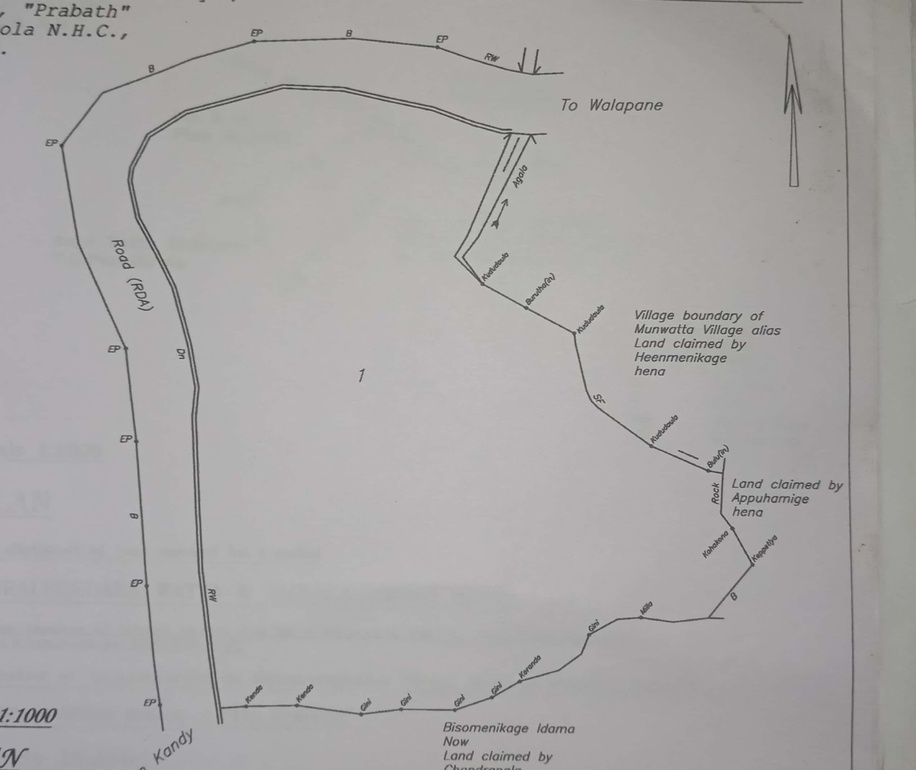
#> input picture images/plan (6).jpg, 916 x 770 px, shrunk from 2544 x 2140 before the run, found by its file name
$ python version2_2.py   (older library calls are emulated)
#> lines starting #> are read from the running program, lines starting #| are printed output that depends on the picture; after the words box and inside, x2 and y2 are one past the last pixel; in counts of white or black regions, pixels touching at a corner belong together; long printed decimals are rounded
import cv2
import numpy as np
import matplotlib.pyplot as plt
import random
import math

# Known radius of the coin in centimeters
coin_radius_cm = 1.5

# Read the image
image_path = 'D:/UOP/3rd year/Sem 5/CSC3141 - Image Processing Laboratory/Mini Project/images/plan (6).jpg'
image = cv2.imread(image_path)
#> image is the input picture: shape (770, 916, 3); mean B, G, R 166, 166.6, 169

if image is None:
    raise ValueError("Image not found. Check the path and try again.")

# Convert the image to grayscale
gray = cv2.cvtColor(image, cv2.COLOR_BGR2GRAY)

# Apply Gaussian blur to reduce noise
blurred = cv2.GaussianBlur(gray, (5, 5), 0)

# Calculate the gradients using the Sobel operator
gradient_x = cv2.Sobel(blurred, cv2.CV_64F, 1, 0, ksize=3)
gradient_y = cv2.Sobel(blurred, cv2.CV_64F, 0, 1, ksize=3)
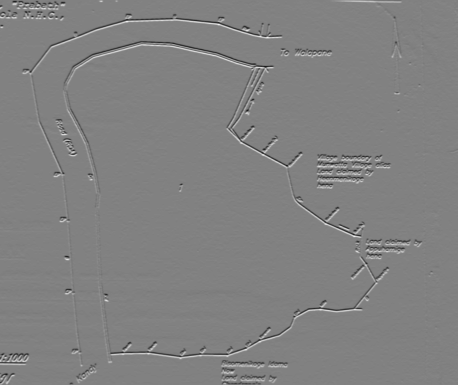
#> gradient_y: shape (770, 916) float64 (shown at 1/2 size); min -235, max 228, mean 0; drawn with min black and max white

# Compute the magnitude of gradients
magnitude = np.sqrt(gradient_x**2 + gradient_y**2)
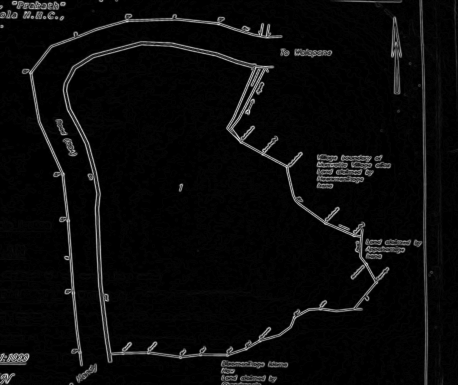
#> magnitude: shape (770, 916) float64 (shown at 1/2 size); min 0, max 246.4, mean 10.5

# Normalize the magnitude to the range [0, 255]
magnitude = cv2.normalize(magnitude, None, 0, 255, cv2.NORM_MINMAX)
magnitude = np.uint8(magnitude)

# Perform thresholding to obtain binary edges
_, edges = cv2.threshold(magnitude, 50, 255, cv2.THRESH_BINARY)
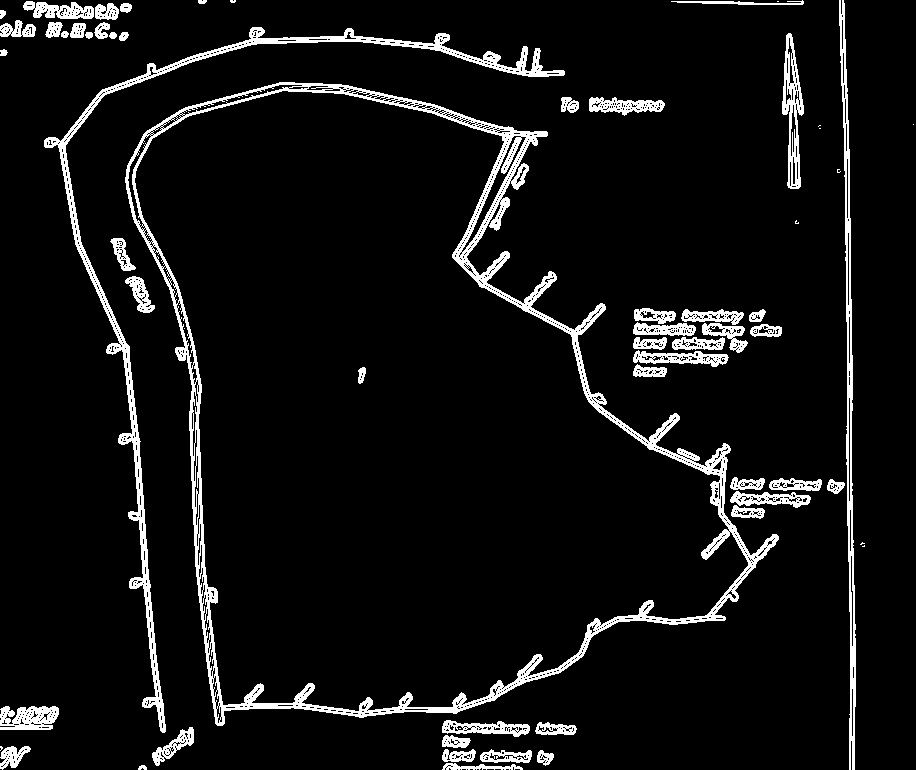
#> edges: shape (770, 916); 6.9% white; 63 white regions (13 under 20 px)

# Find contours in the edge-detected image
contours, _ = cv2.findContours(edges.copy(), cv2.RETR_EXTERNAL, cv2.CHAIN_APPROX_SIMPLE)
#> contours = 59 contours, 10 with area under 20; largest, box (x1, y1, x2, y2) and area: (125, 82, 779, 726) 257472, (44, 27, 565, 733) 7720, (839, 0, 856, 770) 3444, (782, 33, 804, 189) 1772, (0, 706, 59, 730) 1068

# Select the largest contour (assuming it's the land boundary)
land_contour = max(contours, key=cv2.contourArea)
#> land_contour = contour of 1326 points, box (x1, y1, x2, y2) (125, 82, 779, 726), area 257472

# Create a blank image to draw the contour on
contour_image = np.zeros_like(gray)

# Draw the land boundary contour on the blank image
cv2.drawContours(contour_image, [land_contour], -1, (255), 2)
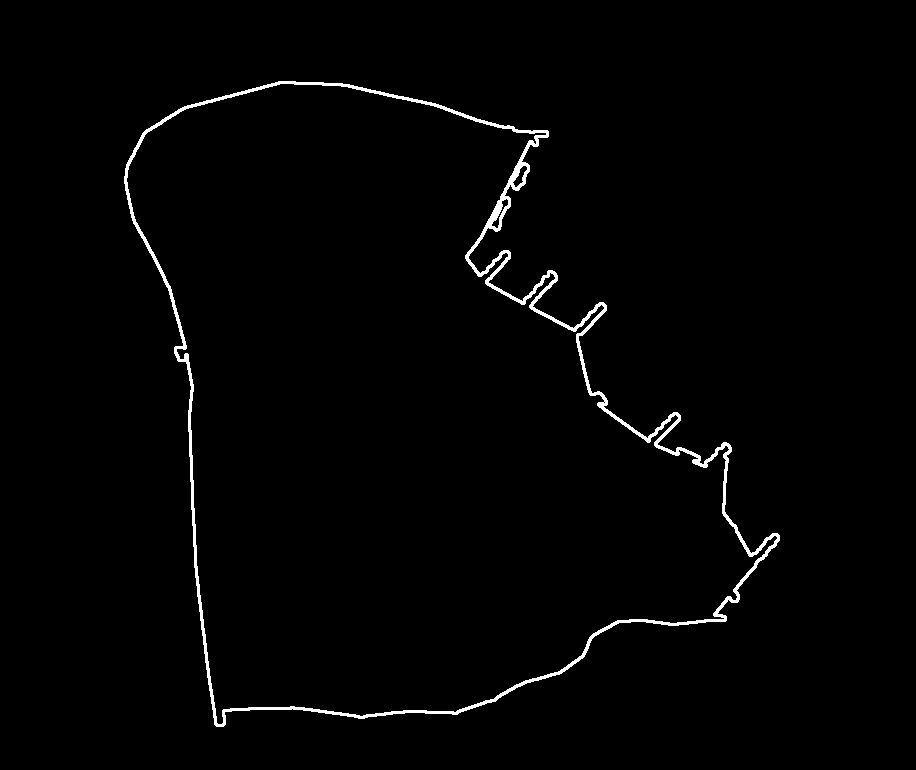
#> contour_image: shape (770, 916); 1.4% white; 1 white region, box (x1, y1, x2, y2) and area: (124, 81, 780, 727) 9945

# Compute centroid of the contour
M = cv2.moments(land_contour)
#> M = moments, m00 257471.5, centre m10/m00, m01/m00 = (397.3, 417.7)
centroid_x = int(M['m10'] / M['m00'])
#> centroid_x = 397
centroid_y = int(M['m01'] / M['m00'])
#> centroid_y = 417

# Create a mask for flood fill
mask = np.zeros((contour_image.shape[0] + 2, contour_image.shape[1] + 2), dtype=np.uint8)

# Perform a flood fill starting from the centroid to obtain the filled shape
cv2.floodFill(contour_image, mask, (centroid_x, centroid_y), 255)
#> contour_image: shape (770, 916); 37.2% white; 1 white region, box (x1, y1, x2, y2) and area: (124, 81, 780, 727) 262217

# Apply morphological opening
kernel = cv2.getStructuringElement(cv2.MORPH_RECT, (35, 35))
opening = cv2.morphologyEx(contour_image, cv2.MORPH_OPEN, kernel)
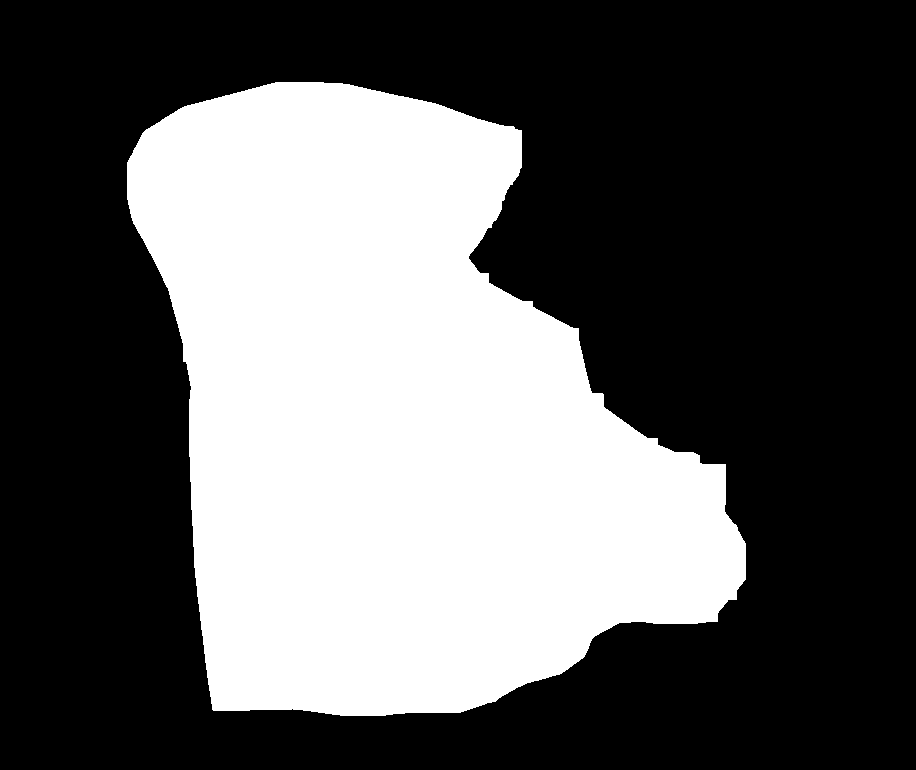
#> opening: shape (770, 916); 36.6% white; 1 white region, box (x1, y1, x2, y2) and area: (127, 82, 746, 716) 258052

# Count the number of white pixels
number_of_white_pix = np.sum(opening == 255)
#> number_of_white_pix = 258052
print('Number of white pixels:', number_of_white_pix)
#| Number of white pixels: 258052

# Detect the coin using Hough Circle Transform
circles = cv2.HoughCircles(blurred, cv2.HOUGH_GRADIENT, dp=1.2, minDist=50, param1=100, param2=30, minRadius=10, maxRadius=50)
#> circles = [[701.4, 333, 22.72], [756.6, 521.4, 26.68], [651, 327, 16], [491.4, 747, 21.52], [70.2, 21, 13.48]]

if circles is not None:
    circles = np.round(circles[0, :]).astype("int")
#> circles = [[701, 333, 23], [757, 521, 27], [651, 327, 16], [491, 747, 22], [70, 21, 13]]
    for (x, y, r) in circles:
        # Draw the circle in the output image
        cv2.circle(image, (x, y), r, (0, 255, 0), 4)
        cv2.rectangle(image, (x - 5, y - 5), (x + 5, y + 5), (0, 128, 255), -1)  # Draw the center of the circle
        coin_radius_pixels = r  # Use the first detected circle
        break
#> this loop made 1 pass
#> (x, y, r, coin_radius_pixels) on pass 1: (701, 333, 23, 23)
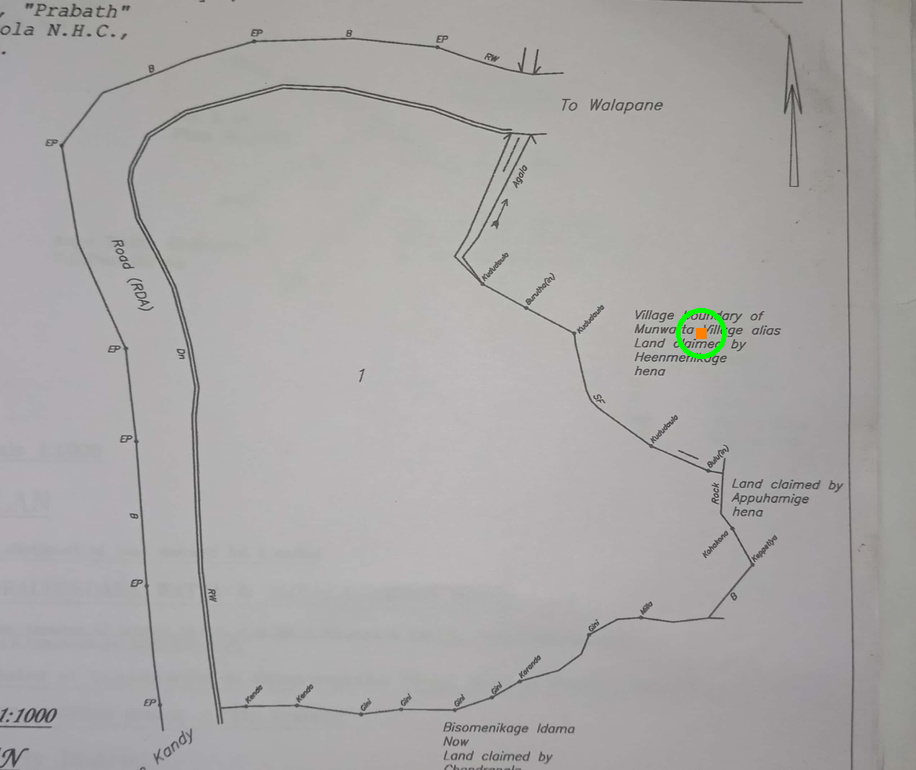
#> image: shape (770, 916, 3); 0.12% of pixels changed, all inside (x1, y1, x2, y2) = (676, 308, 727, 359)

    # Calculate the area of the coin in pixels
    coin_area_pixels = math.pi * (coin_radius_pixels ** 2)
#> coin_area_pixels = 1661.9
    print('Radius of coin in pixels:', coin_radius_pixels)
#| Radius of coin in pixels: 23
    print('Area of coin in pixels:', coin_area_pixels)
#| Area of coin in pixels: 1661.903

    # Calculate the area of the coin in square centimeters
    coin_area_cm2 = math.pi * (coin_radius_cm ** 2)
    print('Area of coin in square centimeters:', coin_area_cm2)

    # Calculate the conversion factor (cm^2 per pixel^2)
    conversion_factor = coin_area_cm2 / coin_area_pixels
#> conversion_factor = 0.00425
    print('Conversion factor (cm^2 per pixel^2):', conversion_factor)
#| Conversion factor (cm^2 per pixel^2): 0.004253

    # Calculate the area of the land boundary in square centimeters
    land_area_cm2 = number_of_white_pix * conversion_factor
#> land_area_cm2 = 1097.6
    print('Area of land boundary in square centimeters:', land_area_cm2)
#| Area of land boundary in square centimeters: 1097.575

    # Display the original image, land boundary contour, and filled shape
    plt.figure(figsize=(15, 5))

    plt.subplot(2, 2, 1)
    plt.imshow(cv2.cvtColor(image, cv2.COLOR_BGR2RGB))
    plt.title('Original Image')
    plt.axis('off')

    plt.subplot(2, 2, 2)
    plt.imshow(contour_image, cmap='gray')
    plt.title('Land Boundary Contour (Sobel)')
    plt.axis('off')

    plt.subplot(2, 2, 3)
    plt.imshow(opening, cmap='gray')
    plt.title('Recorrected Shape')
    plt.axis('off')

    plt.subplot(2, 2, 4)
    plt.imshow(cv2.cvtColor(image, cv2.COLOR_BGR2RGB))
    plt.title('Detected Coin')
    plt.axis('off')

    plt.show()
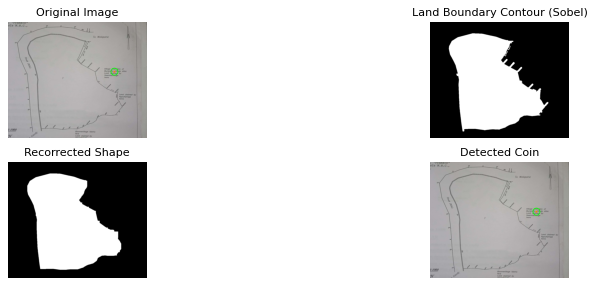
#> figure drawn by matplotlib, 4 panels
else:
    print("No coin detected. Ensure the coin is clearly visible in the image.")

$ run again, with images/plan (1).jpg copied over images/plan (6).jpg
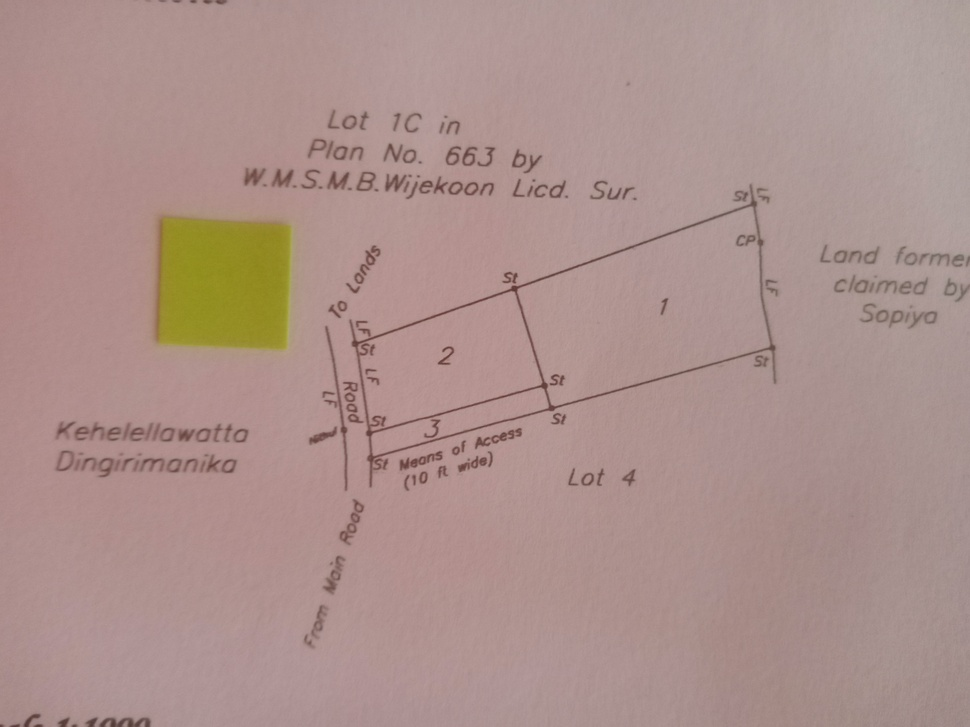
#> input picture images/plan (1).jpg, 970 x 727 px, shrunk from 4160 x 3120 before the run, found by its file name
#> image is the input picture: shape (727, 970, 3); mean B, G, R 140.2, 145.2, 172
#> `_, edges = cv2.threshold(magnitude, 50, 255, cv2.THRESH_BINARY)`:
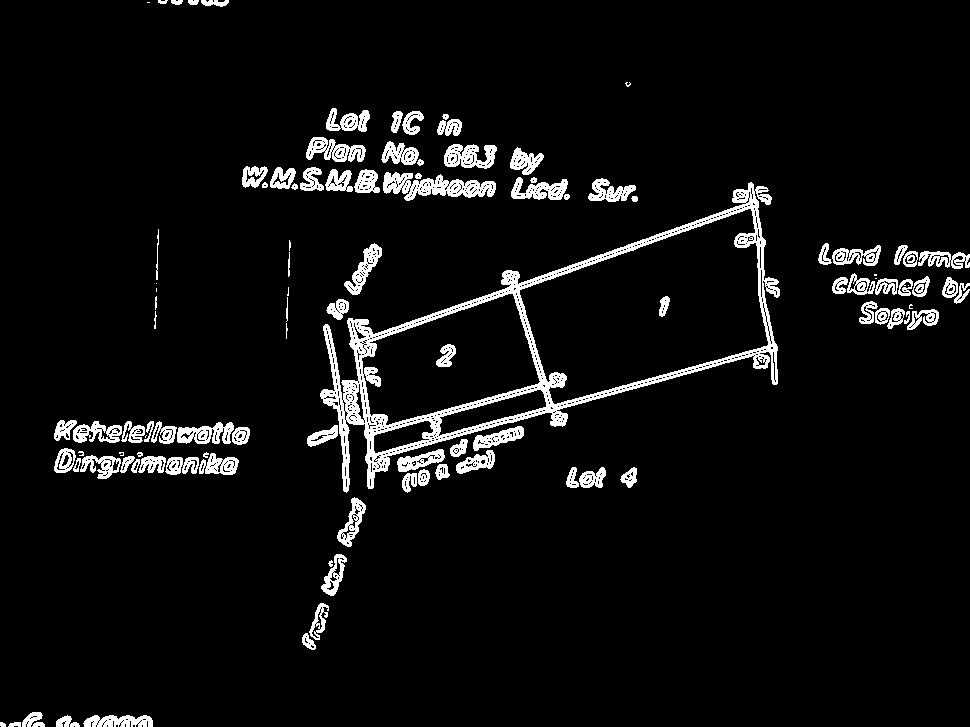
#> edges: shape (727, 970); 5.6% white; 108 white regions (14 under 20 px)
#> contours = 105 contours, 23 with area under 20; largest, box (x1, y1, x2, y2) and area: (320, 182, 780, 493) 60784, (383, 172, 496, 201) 1664, (444, 144, 497, 169) 848, (306, 137, 366, 162) 836, (177, 422, 234, 444) 766
#> land_contour = contour of 928 points, box (x1, y1, x2, y2) (320, 182, 780, 493), area 60784
#> M = moments, m00 60783.5, centre m10/m00, m01/m00 = (563, 337.5)
#> centroid_x = 562
#> centroid_y = 337
#> opening: shape (727, 970); 8.4% white; 1 white region, box (x1, y1, x2, y2) and area: (337, 209, 771, 455) 59119
#> number_of_white_pix = 59119
#| Number of white pixels: 59119
#> `circles = cv2.HoughCircles(blurred, cv2.HOUGH_GRADIENT, dp=1.2, minDis..`: circles = [[361.8, 159, 33.4], [880.2, 283.8, 29.44], [933, 273, 21.04], [436.2, 169.8, 24.04], [327, 413.4, 22.72], [393, 449.4, 21.52]]
#> `circles = np.round(circles[0, :]).astype("int")`: circles = [[362, 159, 33], [880, 284, 29], [933, 273, 21], [436, 170, 24], [327, 413, 23], [393, 449, 22]]
#> the loop `for (x, y, r) in circles:` made 1 pass
#> (x, y, r, coin_radius_pixels) on pass 1: (362, 159, 33, 33)
#> coin_area_pixels = 3421.2
#| Radius of coin in pixels: 33
#| Area of coin in pixels: 3421.194
#> conversion_factor = 0.00207
#| Conversion factor (cm^2 per pixel^2): 0.002066
#> land_area_cm2 = 122.1
#| Area of land boundary in square centimeters: 122.147
#> `plt.show()`:
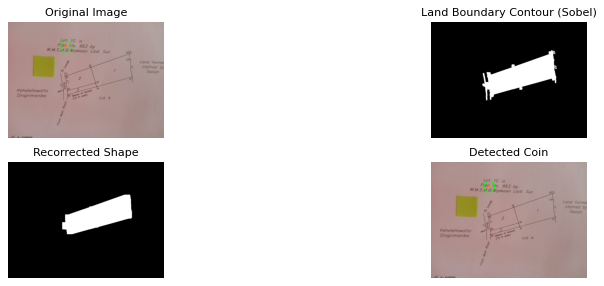
#> figure drawn by matplotlib, 4 panels

$ run again, with images/plan (10).jpg copied over images/plan (6).jpg
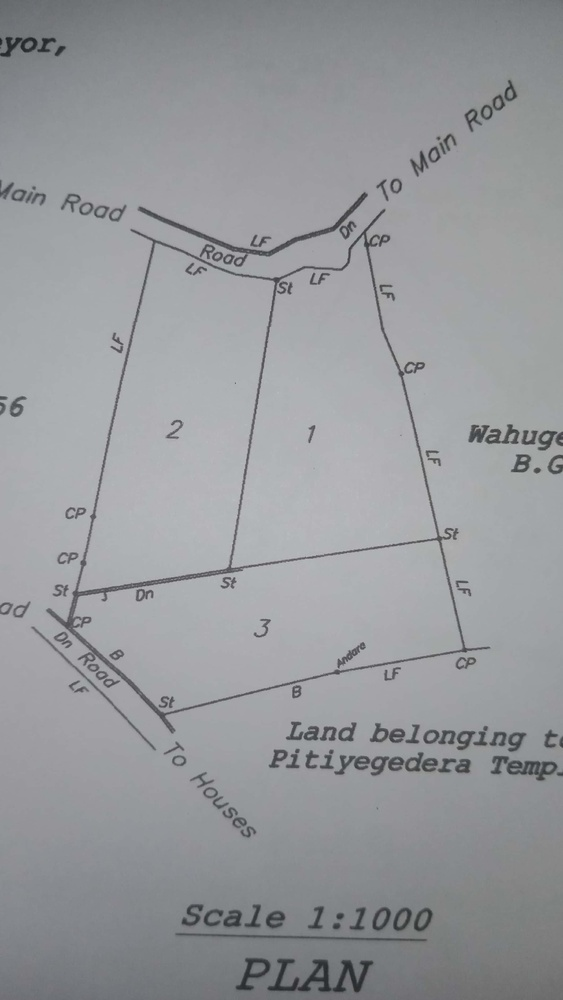
#> input picture images/plan (10).jpg, 563 x 1000 px, shrunk from 2124 x 3772 before the run, found by its file name
#> image is the input picture: shape (1000, 563, 3); mean B, G, R 156.1, 152.7, 150.6
#> `_, edges = cv2.threshold(magnitude, 50, 255, cv2.THRESH_BINARY)`:
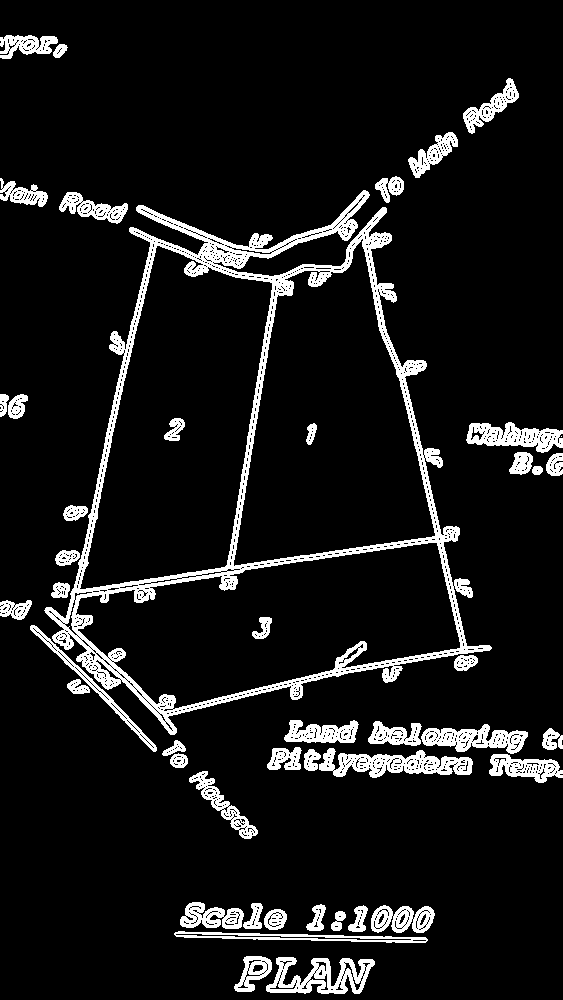
#> edges: shape (1000, 563); 9.1% white; 46 white regions (1 under 20 px)
#> contours = 43 contours, 1 with area under 20; largest, box (x1, y1, x2, y2) and area: (44, 190, 492, 735) 143468, (319, 748, 473, 778) 2432, (266, 957, 375, 994) 2192, (421, 724, 528, 754) 1752, (466, 422, 563, 453) 1734
#> land_contour = contour of 1407 points, box (x1, y1, x2, y2) (44, 190, 492, 735), area 143468
#> M = moments, m00 143468, centre m10/m00, m01/m00 = (260, 485.3)
#> centroid_x = 260
#> centroid_y = 485
#> opening: shape (1000, 563); 24.6% white; 1 white region, box (x1, y1, x2, y2) and area: (67, 246, 463, 714) 138630
#> number_of_white_pix = 138630
#| Number of white pixels: 138630
#> `circles = cv2.HoughCircles(blurred, cv2.HOUGH_GRADIENT, dp=1.2, minDis..`: circles = [[93, 621, 47.92], [349.8, 738.6, 23.92], [412.2, 924.6, 15.16], [363, 909, 23.56], [253.8, 960.6, 16.84]]
#> `circles = np.round(circles[0, :]).astype("int")`: circles = [[93, 621, 48], [350, 739, 24], [412, 925, 15], [363, 909, 24], [254, 961, 17]]
#> the loop `for (x, y, r) in circles:` made 1 pass
#> (x, y, r, coin_radius_pixels) on pass 1: (93, 621, 48, 48)
#> coin_area_pixels = 7238.2
#| Radius of coin in pixels: 48
#| Area of coin in pixels: 7238.229
#> conversion_factor = 0.000977
#| Conversion factor (cm^2 per pixel^2): 0.0009766
#> land_area_cm2 = 135.4
#| Area of land boundary in square centimeters: 135.381
#> `plt.show()`:
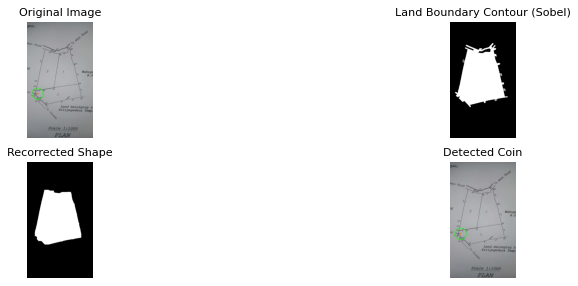
#> figure drawn by matplotlib, 4 panels
